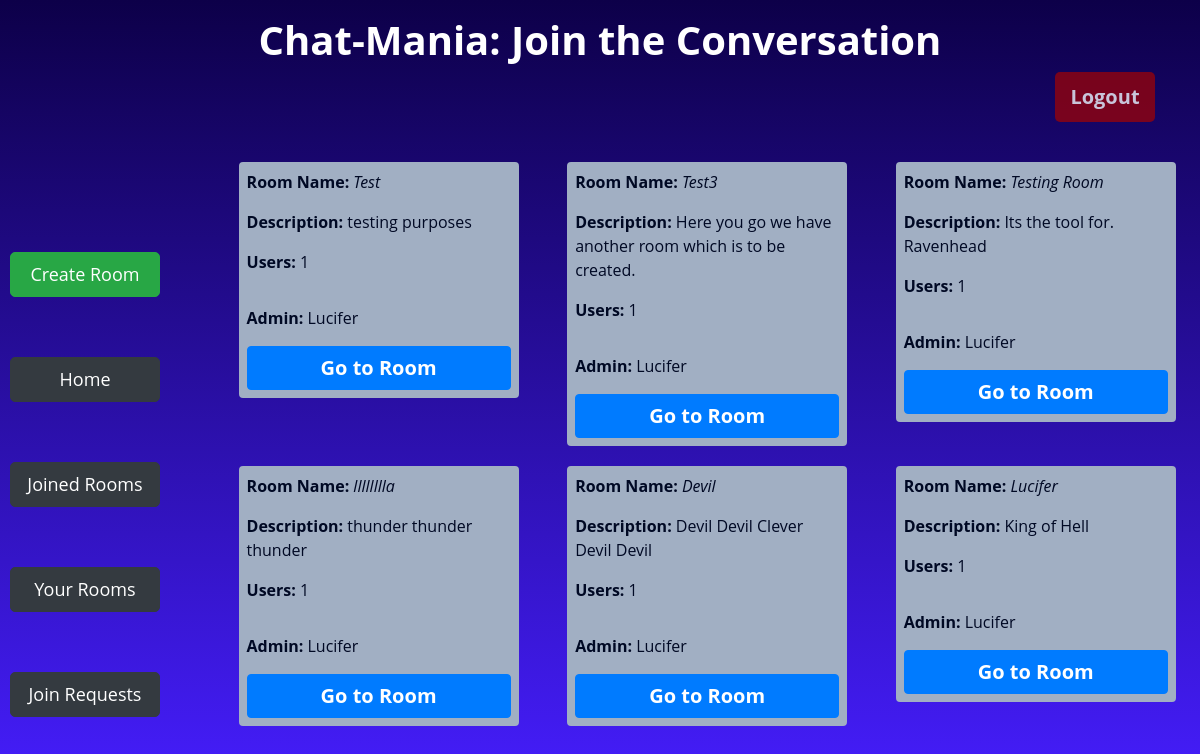
Page /your_rooms/ (signed in) on the earlier database version.
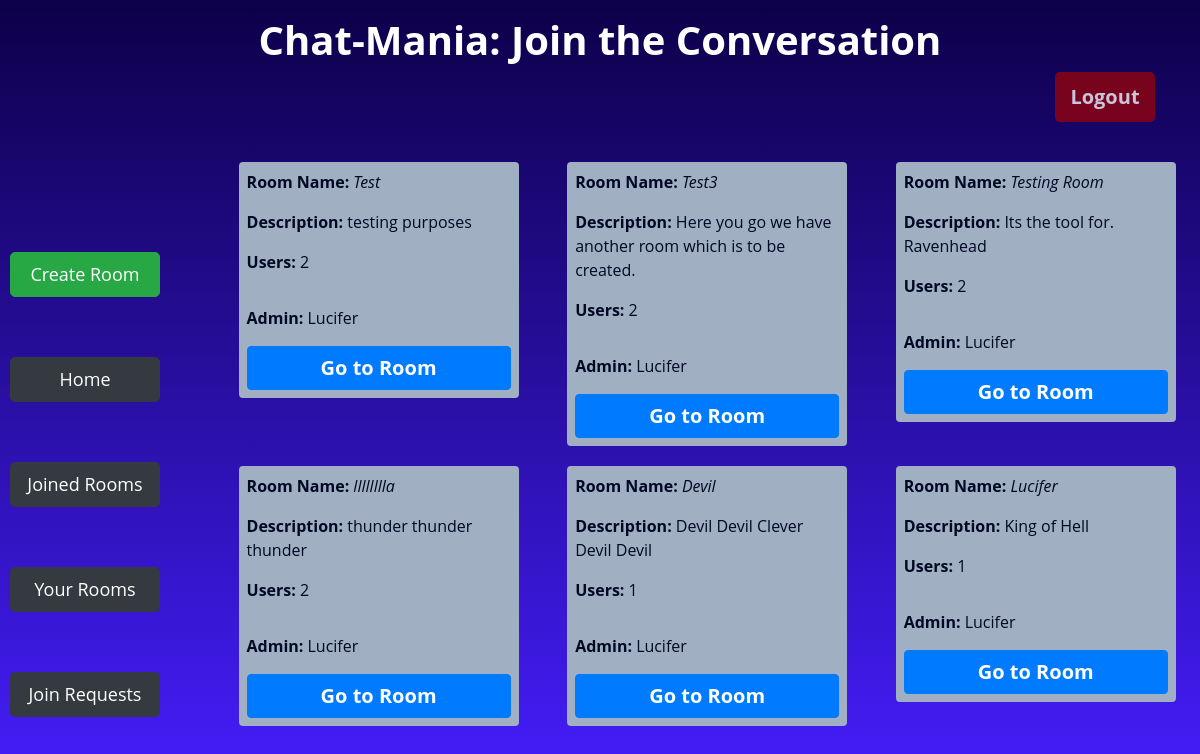
Same page on the later database version.
### app/models.py (models this page shows, shortened)
class Room(models.Model):
    name = models.CharField(max_length=64,unique=True)
    description = models.CharField(max_length=256)
    admin = models.ForeignKey(User, on_delete=models.CASCADE, related_name="get_admin")
    numberUsers = models.IntegerField(default=1)

class User(AbstractUser):
    joinedRooms = models.IntegerField(default=0)
    createdRooms = models.IntegerField(default=0)
    def __str__(self):
        return f"{self.username}"

### app/views.py (the view)
# urls.py: path('your_rooms/', views.your_rooms, name='your_rooms'),
@login_required(login_url="login")
def your_rooms(request):
    rooms = Room.objects.filter(admin=request.user)
    return render(request, 'app/yourrooms.html', {
        'rooms': rooms
    })

### app/templates/app/yourrooms.html (shortened to what this page needs)
{% extends 'app/layout.html' %}
{% block body %}
    <div class="container">
        <div class="row">
            <div class="col-md-12 mt-3">
                <h1 class="text-center" style="font-weight: 700;">Chat-Mania: Join the Conversation</h1>
                <form action="{% url 'logout' %}" method="post">
                 <input type="submit" id="logout-btn" class="btn btn-danger float-right" style="border: none;" value="Logout">
                </form>
             </div>
         </div>
    </div>
    <div class="d-flex flex-row">
    <div class="btn-Cont d-flex flex-column justify-content-around">
        <a id="lbtn" href="{% url 'create' %}" class="btn  btn-success">Create Room</a>
        <a id="lbtn" href="{% url 'index' %}" class="btn  btn-dark">Home</a>
        <a id="lbtn" href="{% url 'joined_rooms' %}" class="btn  btn-dark">Joined Rooms</a>
        <a id="lbtn" class="btn  btn-dark" href="{% url 'your_rooms' %}" >Your Rooms</a>
        <a id="lbtn" class="btn btn-dark" href="{% url 'join_requests' %}">Join Requests</a>
    </div>
     <div class="d-flex flex-row justify-content-around flex-wrap" id="room-cont">
        {% for room in rooms%}
        <div class="room p-1">
                <p><b>Room Name:</b> <i> {{room.name}} </i> </p>
                <p> <b>Description:</b> {{room.description}} </p>
                <p><b>Users:</b> {{room.numberUsers}} </p>
              <p class="pt-3 align-bottom"><b>Admin:</b> {{room.admin}} </p>
              <a id="join-btn" href="{% url 'room' room.name %}" class="btn btn-primary">Go to Room</a>
        </div>
        {% endfor %}
     </div>
    </div>
{% endblock %}

Differences in the rows shown:
changed Room "Test": numberUsers "1" → "2"
changed Room "Test3": numberUsers "1" → "2"
changed Room "Testing Room": numberUsers "1" → "2"
changed Room "lllllllla": numberUsers "1" → "2"
